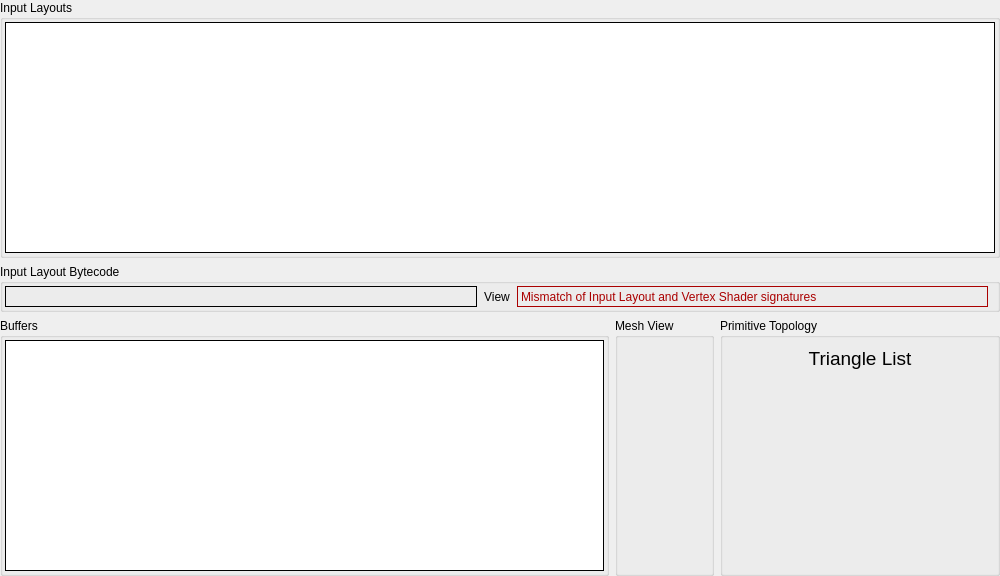
         <widget class="QWidget" name="iaScrollContents">
          <property name="geometry">
           <rect>
            <x>0</x>
            <y>0</y>
            <width>1000</width>
            <height>576</height>
           </rect>
          </property>
          <layout class="QGridLayout" name="gridLayout_3">
           <property name="leftMargin">
            <number>0</number>
           </property>
           <property name="topMargin">
            <number>0</number>
           </property>
           <property name="rightMargin">
            <number>0</number>
           </property>
           <property name="bottomMargin">
            <number>0</number>
           </property>
           <item row="0" column="0" colspan="3">
            <widget class="QGroupBox" name="attribGroup">
             <property name="sizePolicy">
              <sizepolicy hsizetype="Expanding" vsizetype="Expanding">
               <horstretch>0</horstretch>
               <verstretch>0</verstretch>
              </sizepolicy>
             </property>
             <property name="title">
              <string>Input Layouts</string>
             </property>
             <layout class="QHBoxLayout" name="horizontalLayout_2">
              <property name="leftMargin">
               <number>2</number>
              </property>
              <property name="topMargin">
               <number>2</number>
              </property>
              <property name="rightMargin">
               <number>2</number>
              </property>
              <property name="bottomMargin">
               <number>2</number>
              </property>
              <item>
               <widget class="RDTreeWidget" name="iaLayouts">
                <property name="frameShape">
                 <enum>QFrame::Box</enum>
                </property>
                <property name="frameShadow">
                 <enum>QFrame::Plain</enum>
                </property>
                <property name="editTriggers">
                 <set>QAbstractItemView::NoEditTriggers</set>
                </property>
                <property name="showDropIndicator" stdset="0">
                 <bool>false</bool>
                </property>
                <property name="indentation">
                 <number>0</number>
                </property>
                <property name="rootIsDecorated">
                 <bool>false</bool>
                </property>
                <property name="itemsExpandable">
                 <bool>false</bool>
                </property>
                <property name="allColumnsShowFocus">
                 <bool>true</bool>
                </property>
                <property name="expandsOnDoubleClick">
                 <bool>false</bool>
                </property>
                <attribute name="headerStretchLastSection">
                 <bool>false</bool>
                </attribute>
               </widget>
              </item>
             </layout>
            </widget>
           </item>
           <item row="2" column="1">
            <widget class="QGroupBox" name="meshViewGroup">
             <property name="sizePolicy">
              <sizepolicy hsizetype="Preferred" vsizetype="Preferred">
               <horstretch>0</horstretch>
               <verstretch>0</verstretch>
              </sizepolicy>
             </property>
             <property name="title">
              <string>Mesh View</string>
             </property>
             <layout class="QVBoxLayout" name="verticalLayout_3">
              <item>
               <widget class="RDLabel" name="meshView">
                <property name="sizePolicy">
                 <sizepolicy hsizetype="Maximum" vsizetype="Preferred">
                  <horstretch>0</horstretch>
                  <verstretch>0</verstretch>
                 </sizepolicy>
                </property>
                <property name="minimumSize">
                 <size>
                  <width>75</width>
                  <height>75</height>
                 </size>
                </property>
                <property name="cursor">
                 <cursorShape>PointingHandCursor</cursorShape>
                </property>
                <property name="toolTip">
                 <string>View the mesh input data</string>
                </property>
                <property name="pixmap">
                 <pixmap resource="../../Resources/resources.qrc">:/wireframe_mesh.png</pixmap>
                </property>
                <property name="scaledContents">
                 <bool>true</bool>
                </property>
               </widget>
              </item>
             </layout>
            </widget>
           </item>
           <item row="2" column="2">
            <widget class="QGroupBox" name="topologyGroup">
             <property name="sizePolicy">
              <sizepolicy hsizetype="Preferred" vsizetype="Preferred">
               <horstretch>0</horstretch>
               <verstretch>0</verstretch>
              </sizepolicy>
             </property>
             <property name="title">
              <string>Primitive Topology</string>
             </property>
             <layout class="QVBoxLayout" name="verticalLayout_2">
              <item>
               <widget class="QLabel" name="topology">
                <property name="font">
                 <font>
                  <pointsize>14</pointsize>
                 </font>
                </property>
                <property name="text">
                 <string>Triangle List</string>
                </property>
                <property name="alignment">
                 <set>Qt::AlignHCenter|Qt::AlignTop</set>
                </property>
               </widget>
              </item>
              <item>
               <widget class="QLabel" name="topologyDiagram">
                <property name="sizePolicy">
                 <sizepolicy hsizetype="Preferred" vsizetype="MinimumExpanding">
                  <horstretch>0</horstretch>
                  <verstretch>0</verstretch>
                 </sizepolicy>
                </property>
                <property name="minimumSize">
                 <size>
                  <width>256</width>
                  <height>0</height>
                 </size>
                </property>
                <property name="text">
                 <string/>
                </property>
                <property name="pixmap">
                 <pixmap resource="../../Resources/resources.qrc">:/topologies/topo_trilist.svg</pixmap>
                </property>
                <property name="alignment">
                 <set>Qt::AlignCenter</set>
                </property>
               </widget>
              </item>
             </layout>
            </widget>
           </item>
           <item row="1" column="0" colspan="3">
            <widget class="QGroupBox" name="iaBytecodeGroup">
             <property name="title">
              <string>Input Layout Bytecode</string>
             </property>
             <layout class="QHBoxLayout" name="horizontalLayout_40">
              <property name="spacing">
               <number>0</number>
              </property>
              <property name="leftMargin">
               <number>2</number>
              </property>
              <property name="topMargin">
               <number>2</number>
              </property>
              <property name="rightMargin">
               <number>2</number>
              </property>
              <property name="bottomMargin">
               <number>2</number>
              </property>
              <item>
               <widget class="RDLabel" name="iaBytecode">
                <property name="frameShape">
                 <enum>QFrame::Box</enum>
                </property>
               </widget>
              </item>
              <item>
               <widget class="QToolButton" name="iaBytecodeViewButton">
                <property name="cursor">
                 <cursorShape>PointingHandCursor</cursorShape>
                </property>
                <property name="toolTip">
                 <string>Open Shader Source</string>
                </property>
                <property name="text">
                 <string>View</string>
                </property>
                <property name="icon">
                 <iconset resource="../../Resources/resources.qrc">
                  <normaloff>:/action.png</normaloff>:/action.png</iconset>
                </property>
                <property name="toolButtonStyle">
                 <enum>Qt::ToolButtonTextBesideIcon</enum>
                </property>
                <property name="autoRaise">
                 <bool>true</bool>
                </property>
               </widget>
              </item>
              <item>
               <widget class="QLabel" name="iaBytecodeMismatch">
                <property name="palette">
                 <palette>
                  <active>
                   <colorrole role="WindowText">
                    <brush brushstyle="SolidPattern">
                     <color alpha="255">
                      <red>170</red>
                      <green>0</green>
                      <blue>0</blue>
                     </color>
                    </brush>
                   </colorrole>
                  </active>
                  <inactive>
                   <colorrole role="WindowText">
                    <brush brushstyle="SolidPattern">
                     <color alpha="255">
                      <red>170</red>
                      <green>0</green>
                      <blue>0</blue>
                     </color>
                    </brush>
                   </colorrole>
                  </inactive>
                  <disabled>
                   <colorrole role="WindowText">
                    <brush brushstyle="SolidPattern">
                     <color alpha="255">
                      <red>106</red>
                      <green>104</green>
                      <blue>100</blue>
                     </color>
                    </brush>
                   </colorrole>
                  </disabled>
                 </palette>
                </property>
                <property name="cursor">
                 <cursorShape>PointingHandCursor</cursorShape>
                </property>
                <property name="frameShape">
                 <enum>QFrame::Box</enum>
                </property>
                <property name="text">
                 <string>Mismatch of Input Layout and Vertex Shader signatures</string>
                </property>
               </widget>
              </item>
              <item>
               <spacer name="horizontalSpacer_2">
                <property name="orientation">
                 <enum>Qt::Horizontal</enum>
                </property>
               </spacer>
              </item>
             </layout>
            </widget>
           </item>
           <item row="2" column="0">
            <widget class="QGroupBox" name="buffersGroup">
             <property name="sizePolicy">
              <sizepolicy hsizetype="Expanding" vsizetype="Expanding">
               <horstretch>0</horstretch>
               <verstretch>0</verstretch>
              </sizepolicy>
             </property>
             <property name="title">
              <string>Buffers</string>
             </property>
             <layout class="QHBoxLayout" name="horizontalLayout">
              <property name="spacing">
               <number>2</number>
              </property>
              <property name="leftMargin">
               <number>2</number>
              </property>
              <property name="topMargin">
               <number>2</number>
              </property>
              <property name="rightMargin">
               <number>2</number>
              </property>
              <property name="bottomMargin">
               <number>2</number>
              </property>
              <item>
               <widget class="RDTreeWidget" name="iaBuffers">
                <property name="frameShape">
                 <enum>QFrame::Box</enum>
                </property>
                <property name="frameShadow">
                 <enum>QFrame::Plain</enum>
                </property>
                <property name="editTriggers">
                 <set>QAbstractItemView::NoEditTriggers</set>
                </property>
                <property name="showDropIndicator" stdset="0">
                 <bool>false</bool>
                </property>
                <property name="indentation">
                 <number>0</number>
                </property>
                <property name="rootIsDecorated">
                 <bool>false</bool>
                </property>
                <property name="itemsExpandable">
                 <bool>false</bool>
                </property>
                <property name="allColumnsShowFocus">
                 <bool>true</bool>
                </property>
                <property name="expandsOnDoubleClick">
                 <bool>false</bool>
                </property>
                <attribute name="headerStretchLastSection">
                 <bool>false</bool>
                </attribute>
               </widget>
              </item>
             </layout>
            </widget>
           </item>
          </layout>
         </widget>
